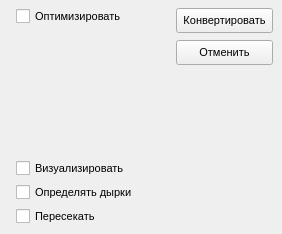
<?xml version="1.0" encoding="UTF-8"?>
<ui version="4.0">
  <class>Form2</class>
  <widget class="QWidget" name="Form2">
    <property name="geometry">
      <rect>
        <x>0</x>
        <y>0</y>
        <width>282</width>
        <height>234</height>
      </rect>
    </property>
    <property name="windowTitle">
      <string>Параметры конвертирования</string>
    </property>
    <property name="font">
      <font>
        <family>MS Sans Serif</family>
        <pointsize>8</pointsize>
      </font>
    </property>
    <!-- vcl-BorderStyle: bsDialog → set windowFlags Qt::Dialog in constructor -->
    <widget class="QCheckBox" name="CheckBox1">
      <property name="geometry">
        <rect>
          <x>16</x>
          <y>8</y>
          <width>129</width>
          <height>17</height>
        </rect>
      </property>
      <property name="windowTitle">
        <string>Оптимизировать</string>
      </property>
      <property name="text">
        <string>Оптимизировать</string>
      </property>
    </widget>
    <widget class="QWidget" name="Edit1">
      <property name="geometry">
        <rect>
          <x>16</x>
          <y>48</y>
          <width>137</width>
          <height>21</height>
        </rect>
      </property>
      <property name="enabled">
        <bool>false</bool>
      </property>
    </widget>
    <widget class="QWidget" name="Edit2">
      <property name="geometry">
        <rect>
          <x>16</x>
          <y>88</y>
          <width>137</width>
          <height>21</height>
        </rect>
      </property>
      <property name="enabled">
        <bool>false</bool>
      </property>
    </widget>
    <widget class="QWidget" name="Edit3">
      <property name="geometry">
        <rect>
          <x>16</x>
          <y>128</y>
          <width>137</width>
          <height>21</height>
        </rect>
      </property>
      <property name="enabled">
        <bool>false</bool>
      </property>
    </widget>
    <widget class="QPushButton" name="BitBtn1">
      <property name="geometry">
        <rect>
          <x>176</x>
          <y>8</y>
          <width>97</width>
          <height>25</height>
        </rect>
      </property>
      <property name="windowTitle">
        <string>Конвертировать</string>
      </property>
      <property name="text">
        <string>Конвертировать</string>
      </property>
    </widget>
    <widget class="QPushButton" name="BitBtn2">
      <property name="geometry">
        <rect>
          <x>176</x>
          <y>40</y>
          <width>97</width>
          <height>25</height>
        </rect>
      </property>
      <property name="windowTitle">
        <string>Отменить</string>
      </property>
      <property name="text">
        <string>Отменить</string>
      </property>
    </widget>
    <widget class="QCheckBox" name="CheckBox2">
      <property name="geometry">
        <rect>
          <x>16</x>
          <y>160</y>
          <width>113</width>
          <height>17</height>
        </rect>
      </property>
      <property name="windowTitle">
        <string>Визуализировать</string>
      </property>
      <property name="text">
        <string>Визуализировать</string>
      </property>
    </widget>
    <widget class="QCheckBox" name="CheckBox3">
      <property name="geometry">
        <rect>
          <x>16</x>
          <y>184</y>
          <width>121</width>
          <height>17</height>
        </rect>
      </property>
      <property name="windowTitle">
        <string>Определять дырки</string>
      </property>
      <property name="text">
        <string>Определять дырки</string>
      </property>
    </widget>
    <widget class="QCheckBox" name="CheckBox4">
      <property name="geometry">
        <rect>
          <x>16</x>
          <y>208</y>
          <width>129</width>
          <height>17</height>
        </rect>
      </property>
      <property name="windowTitle">
        <string>Пересекать</string>
      </property>
      <property name="text">
        <string>Пересекать</string>
      </property>
    </widget>
  </widget>
  <resources/>
  <connections/>
</ui>
